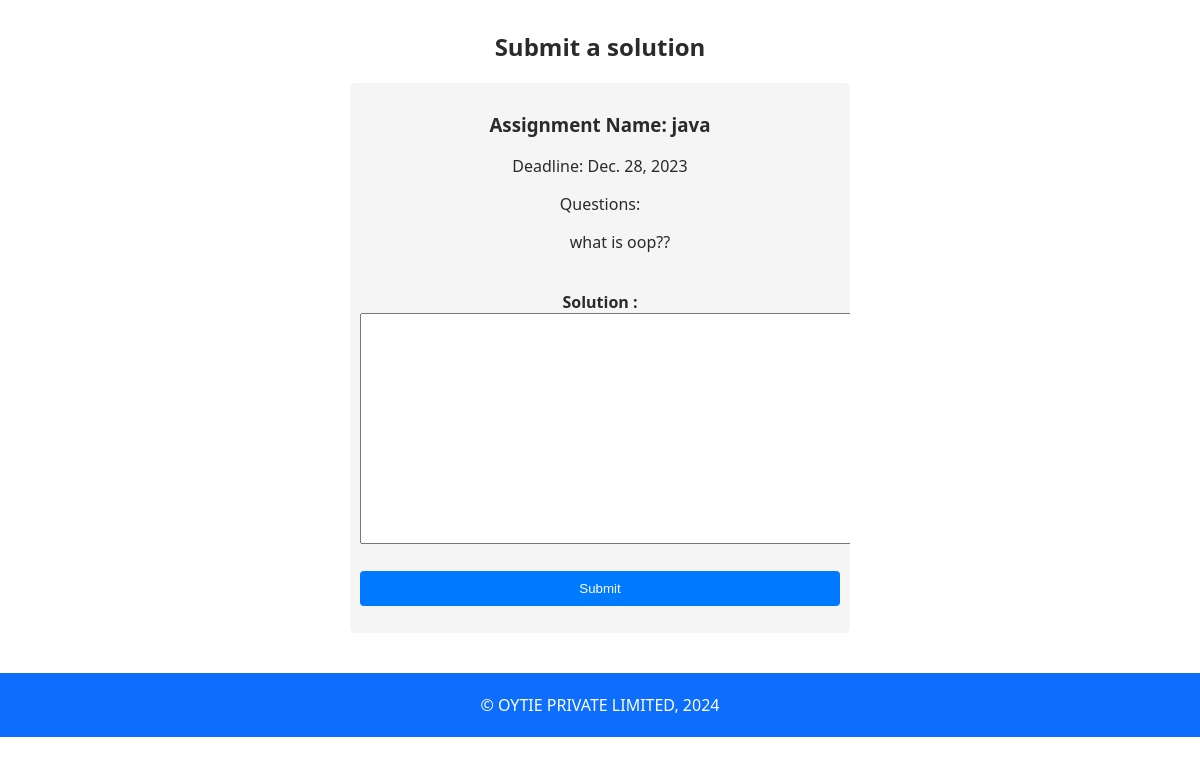
Screenshot of /edit_assign/1 with the database file from the repository.
### service/models.py (models this page shows)
class Assignment(models.Model):
    name=models.CharField(max_length=50)
    batch=models.ForeignKey("Batch", on_delete=models.CASCADE)
    teacher_id=models.ForeignKey("Teacher", on_delete=models.CASCADE)
    questions=models.TextField(max_length=200)
    deadline=models.DateField()

### assignment_management/views.py (the view)
# urls.py: path('edit_assign/<int:id>',views.edit_assign,name="edit_assign"),
def edit_assign(request,id):
    assignset=Assignment.objects.filter(id=id)
    for assign in assignset:
        assign_name=assign.name
        assign_que=assign.questions
        assign_deadline=assign.deadline
    data={"id":id,"name":assign_name,"que":assign_que,"deadline":assign_deadline}
    return render(request,'edit_assign.html',data)

### templates/edit_assign.html (shortened to what this page needs)
<!DOCTYPE html>
<html lang="en">
<head>
</head>
<body>
    <div class="card-content" align="center">
        <h2 align="center">Submit a solution</h2>
        <div class="card"  >
            <div class="card-content">
                <form id="myForm" method="get" action='{% url "submit_solution" %}'>
                    <div id="assignmentDetails">
                        <h3>Assignment Name: <span id="assignmentName"> {{name}}</span></h3>
                        <p>Deadline: <span id="deadline">{{deadline}}</span></p>
                        <p>Questions: </p>
                        <ul id="questionsList"> {{que}}</ul>
                    </div>
                    <br>
                    <div>
                        <strong>Solution :</strong><br><textarea name="solution" id="Description" cols="60"
                            rows="15"></textarea>
                    </div>
                    <br>
                    <button type="submit">Submit</button> <br>
                </form>
            </div>
        </div>
    </div>
    <footer class="footer">
        <p>&copy; OYTIE PRIVATE LIMITED, 2024</p>
    </footer>
</body>
</html>

### templates/edit_assign.html (style rules this page uses)
.card { width: 500px; height: 550px; border: 0.5px solid #eeeef1; border-style: hidden; border-radius: 5px; overflow: hidden; position: relative; background-color: whitesmoke; }
.card-content { padding: 10px; color: #090808db; z-index: 1; }
body { justify-content: center; align-items: center; height: 50vh; margin: 0; font-family: 'Segoe UI', Tahoma, Geneva, Verdana, sans-serif; }
button { width: 100%; padding: 10px; border: none; border-radius: 4px; background-color: #007bff; color: #fff; cursor: pointer; transition: background-color 0.3s ease; margin-bottom: 20px; }
.footer { background: #0d6efd; width: 100%; padding: 5px 0; margin-top: 30px; text-align: center; height: fit-content; color: #fff; }
.footer p { display: flex; justify-content: center; align-items: center; text-align: center; }

### rows the page displays
Assignment: name "java", deadline "Dec. 28, 2023", questions "what is oop??"
